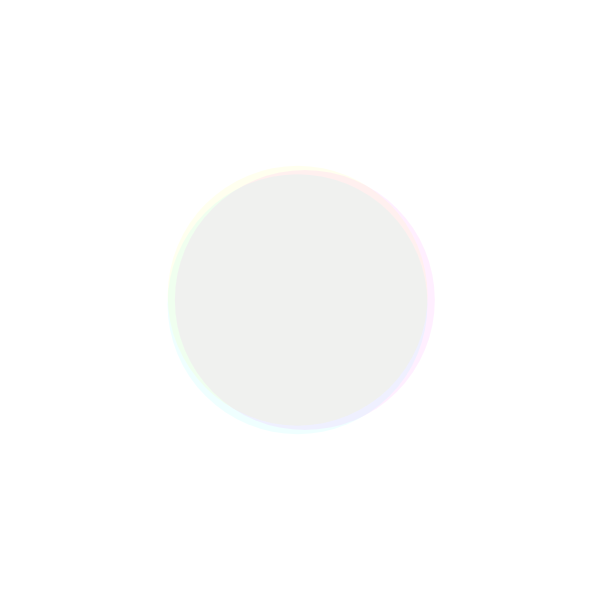
Frame 1 (no input)
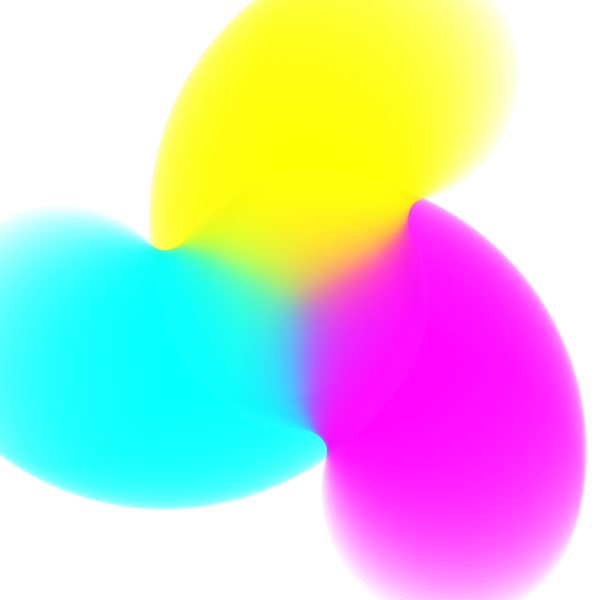
Frame 60 (no input)
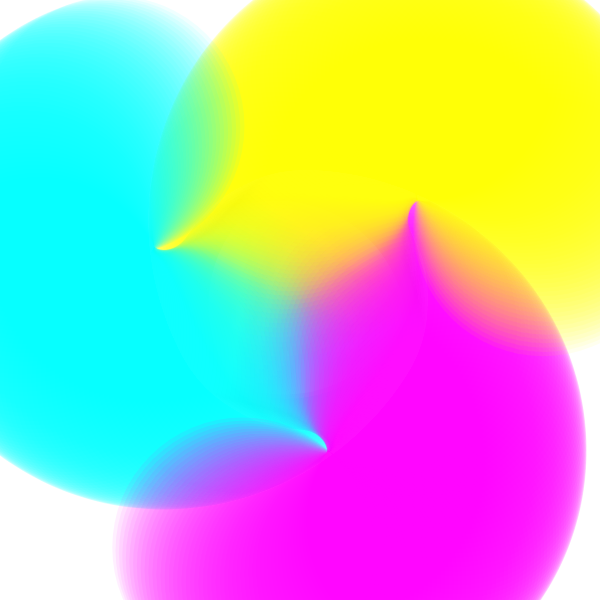
Frame 120 (the mouse pressed at the canvas centre since frame 60)

The p5.js sketch that drew these frames (run headless with seeded random() and noise() and a simulated clock; from frame 60 on, the mouse is pressed at the canvas centre):

// p5.js sketch
// ── sketch.js
let angle = 0;
let time = 0;

let ballRadius = 130;
let baseDistance = 285;

let colors = ["#FF00FF", "#00FFFF", "#FFFF00"];

function setup() {
  createCanvas(600, 600);
}

function draw() {

  //increases at a constant rate
  time += 0.017;
  angle += 0.015; //rotation kinda

  //makes it smoothly transition across 0-baseDistance
  let distance = baseDistance * (sin(time));

  //balls
  for (let i = 0; i < 3; i++) {

    //gives each ball its position
    let ballAngle = angle + i * TWO_PI / 3;

    let x = width / 2 + cos(ballAngle) * distance;
    let y = height / 2 + sin(ballAngle) * distance;

    noStroke();
    fill(colors[i] + "10");
    circle(x, y, ballRadius * 2);
  }
}

//Describe the process of researching, designing, and fine-tuning your optical illusion. - I began by using the digital artist M:PY for inspiration by looking through his work. From there, I found a piece labeled "No additive blending - pure RGB interpolation. #p5js." I used that as inspiration to create an orbiting triangle of 3 dots in CMY, where I wanted to play with saturation in order for them to show color overlaps. When I finished that code, I decided to play around with adding multiple dots and different colors. During this time, I decided to turn off the background color, which allowed me to see that since the shapes were in draw, it was leaving a smear behind on the background. This created a beautiful effect, which I tweaked with the transparency and sizing to create my graphic.
